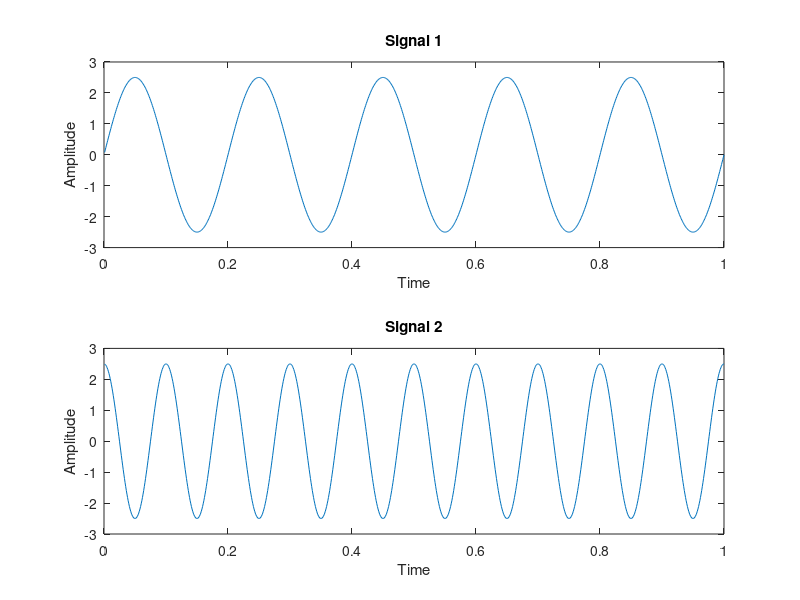
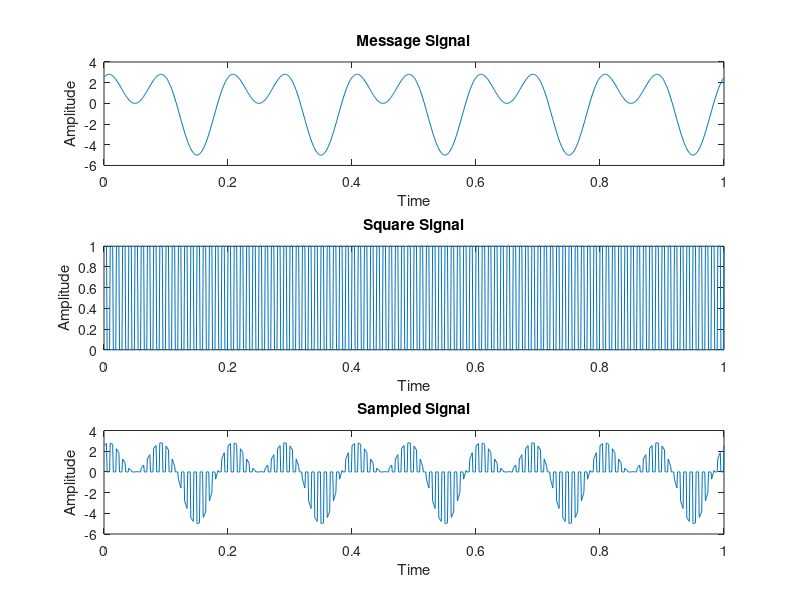
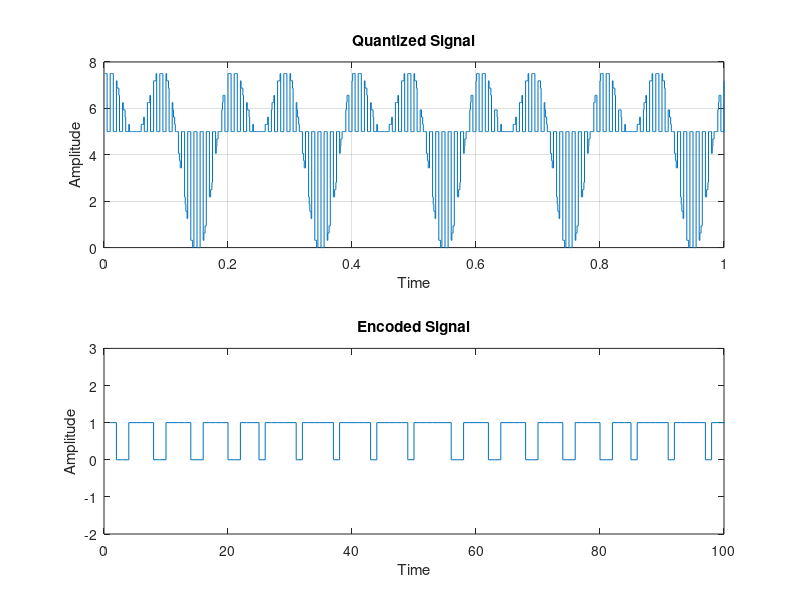
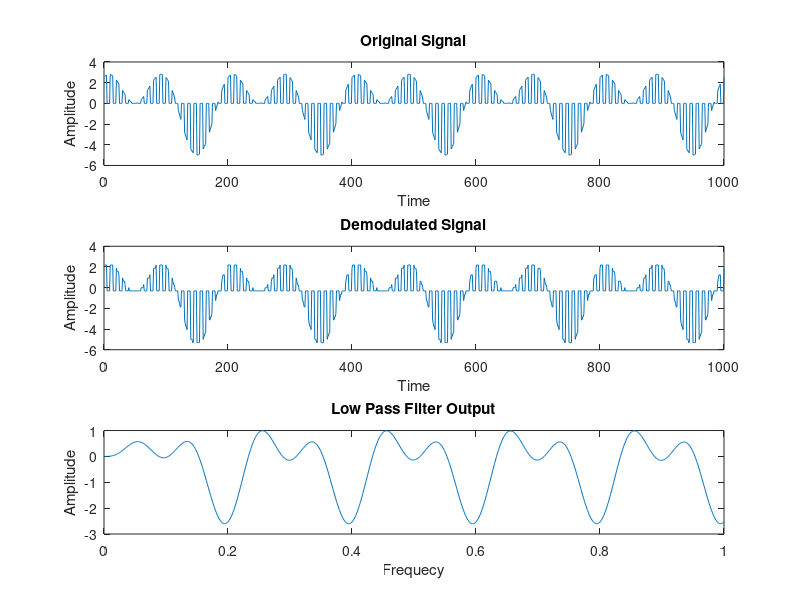

Here is the MATLAB script that generated these plots, in order:
clc;
clear all;
close all;
fc=10;
fs=1000;
n=input('Enter bit depth');
L=2^n;
A=input('Enter amplitude');
t=1/fs:1/fs:1;
m1=A/2*sin(2*pi*fc/2*t);
m2=A/2*cos(2*pi*fc*t);
m3=m1+m2;
figure;
subplot(2,1,1);
plot(t,m1);title('Signal 1');xlabel('Time');ylabel('Amplitude');
subplot(2,1,2);
plot(t,m2);title('Signal 2');xlabel('Time');ylabel('Amplitude');
figure;
subplot(3,1,1);
plot(t,m3);title('Message Signal');xlabel('Time');ylabel('Amplitude');
m4=(square(2*pi*10*fc*t)+1)/2;
m=m3.*m4;
subplot(3,1,2);
plot(t,m4);title('Square Signal');xlabel('Time');ylabel('Amplitude');
subplot(3,1,3);
plot(t,m);title('Sampled Signal');xlabel('Time');ylabel('Amplitude');
v1=A;
v2=-A;
d=(v1-v2)/L;
for k=1:L+1
    v(k)=(k-1)*d;
end
m=m+A;
for i=1:1:fs
    e=0;
    for k=1:1:L
        if ((m(i)<v(k))&&e==0)
            q(i)=v(k-1);
            e=1;
        elseif (m(i)>v(L))
            q(i)=v(L);
            e=1;
        end
        
    end
end
m=m-A;
for i=1:length(t)
    ind1(i)=(q(i)-v2)/d;
end
ind=round(ind1);
l1=length(ind);
l2=length(q);
 for i=1:l1
    if(ind(i)~=0)                                          
        ind(i)=ind(i)-1;
    end 
    i=i+1;
 end   
 p=q';
figure;
subplot(2,1,1);
stairs(t,p);
grid on;title('Quantized Signal');ylabel('Amplitude'); xlabel('Time');
c=de2bi(ind,'left-msb');            
b=c';
c1=reshape(b,1,(n+1)*fs);
subplot(2,1,2); grid on;
stairs(c1);title('Encoded Signal');ylabel('Amplitude');xlabel('Time');                                
axis([0 100 -2 3]); 
ind2=bi2de(c,'left-msb');                    
q1=d*ind2+v2; 
q1=q1-A;
figure;
subplot(3,1,1);
plot(m);title('Original Signal');ylabel('Amplitude');xlabel('Time');
subplot(3,1,2); 
plot(q1);title('Demodulated Signal');ylabel('Amplitude');xlabel('Time');
w1=4*fc;
w2=8*fc;
wp=w1/fs/2;
ws=w2/fs/2;
[n1,Wn]=buttord(wp,ws,2,20);
[b,a]=butter(n1,Wn,'low');
y1=filter(b,a,q1);
subplot(3,1,3);
plot(t,y1);title('Low Pass Filter Output');xlabel('Frequecy');ylabel('Amplitude');



